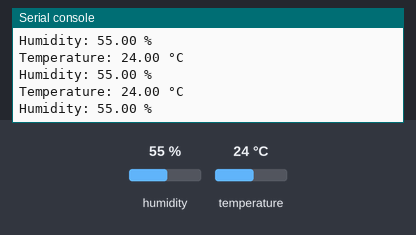
Recording of a program running on a simulated MicroPython board. On the bench: the last lines printed to the serial console. The test bench sets the inputs (shaded band); at power-on: humidity 55 %, temperature 24 °C.

Above: at 1.2 s.
1.3 s: humidity set to 22 %
At 1.49 s:
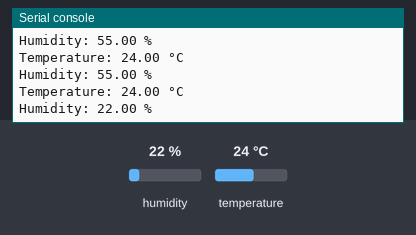
2.8 s: temperature set to 12 °C
At 2.84 s:
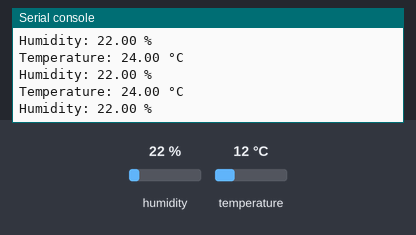
4.3 s: humidity set to 40 %
At 4.31 s:
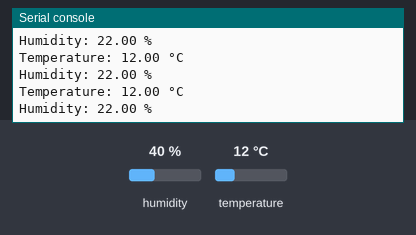
Timing chart, 0 to 7.3 s (numbered marks = the images above; inputs shaded):
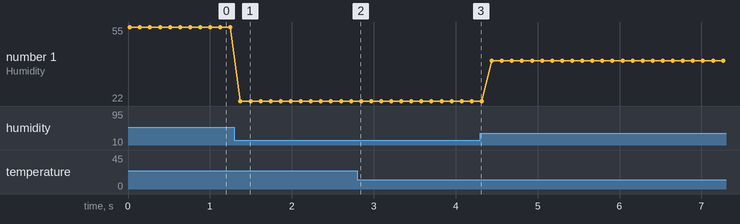

Measured:
- after the input at 1.3 s, the serial console: prints a new line after 0.07 s (image 1)
- plotted number 1: 55 → 22 after the input at 1.3 s, 22 → 40 after the input at 4.3 s

The program:

dht22.py
```python
import machine
import dht
import time

dht_pin = machine.Pin(2)

dht_sensor = dht.DHT22(dht_pin)

while True:
    try:
        dht_sensor.measure()

        temperature_celsius = dht_sensor.temperature()
        humidity_percent = dht_sensor.humidity()

        print("Temperature: {:.2f} °C".format(temperature_celsius))
        print("Humidity: {:.2f} %".format(humidity_percent))

    except Exception as e:
        print("Error reading DHT22:", str(e))

    time.sleep(0.1)
```
